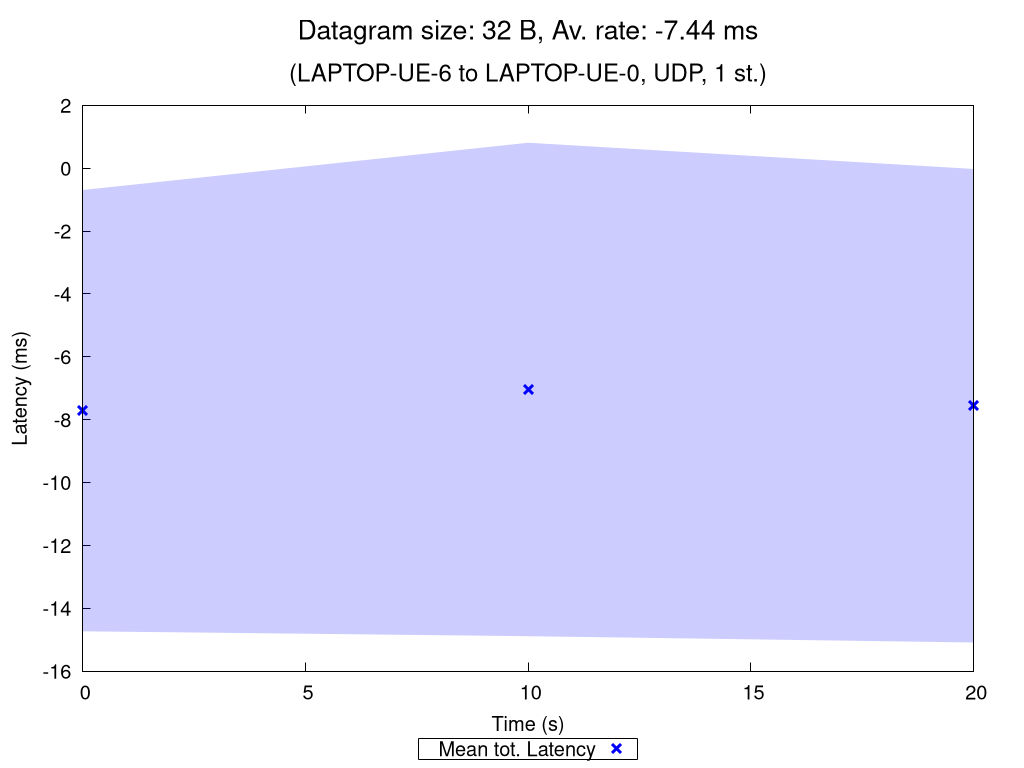

gnuplot code for this plot:
set terminal pngcairo nocrop enhanced size 1024,768 font "Verdana,15"
set output "UDP_1_st_2020_11_02_11-43-13_two2one_00032B.png"

set title "{/=20 Datagram size: 32 B, Av. rate: -7.44 ms}\n\n{/=18 (LAPTOP-UE-6 to LAPTOP-UE-0, UDP, 1 st.)}"

set xlabel "Time (s)"
set ylabel "Latency (ms)"
set ytics nomirror
set key bmargin center horizontal box samplen 1 width -1
set bmargin 4.6
set rmargin 4.5

rf = 1.0  # rate factor
set style fill transparent solid 0.2 noborder
set autoscale xfix
plot "UDP_1_st_2020_11_02_11-43-13_two2one_00032B_iperf_processed.dat" using 1:($2/rf-$3/rf):($2/rf+$3/rf) with filledcurves lc rgb "blue" notitle, \
     "" using 1:($2/rf) with points pt 2 ps 1.5 lw 3 lc rgb "blue" title "Mean tot. Latency", \
